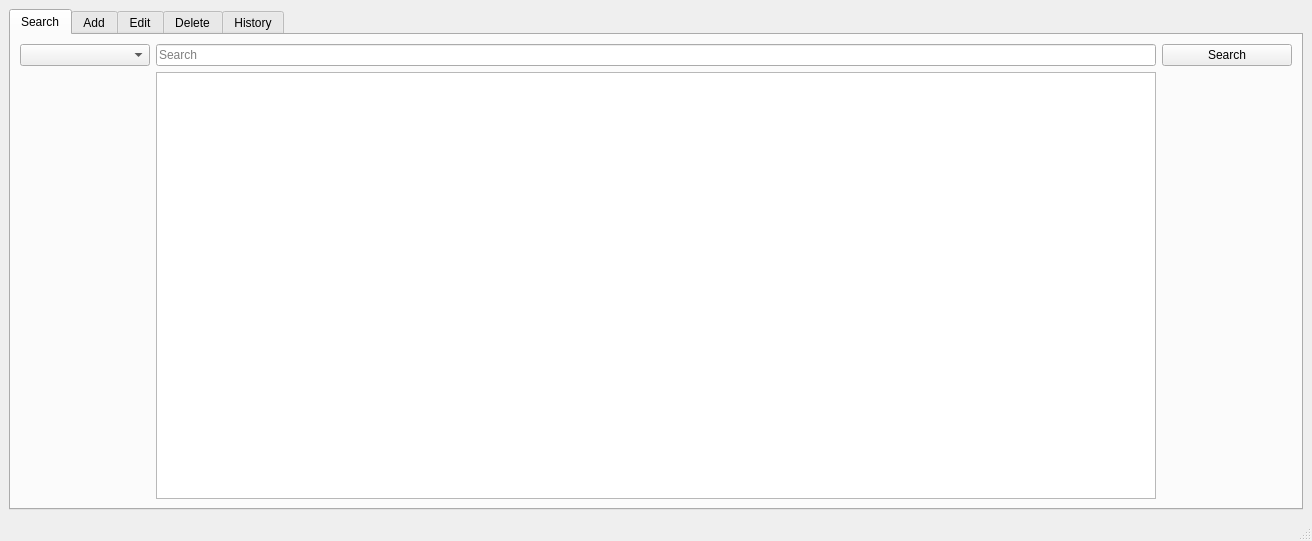
<?xml version="1.0" encoding="UTF-8"?>
<ui version="4.0">
 <class>MainWindow</class>
 <widget class="QMainWindow" name="MainWindow">
  <property name="geometry">
   <rect>
    <x>0</x>
    <y>0</y>
    <width>1312</width>
    <height>541</height>
   </rect>
  </property>
  <property name="windowTitle">
   <string>Inventory Management</string>
  </property>
  <property name="styleSheet">
   <string notr="true"/>
  </property>
  <widget class="QWidget" name="centralwidget">
   <layout class="QGridLayout" name="gridLayout_2">
    <item row="0" column="0">
     <widget class="QTabWidget" name="tabWidget">
      <property name="autoFillBackground">
       <bool>false</bool>
      </property>
      <property name="styleSheet">
       <string notr="true"/>
      </property>
      <property name="currentIndex">
       <number>0</number>
      </property>
      <widget class="QWidget" name="search_tab">
       <attribute name="title">
        <string>Search</string>
       </attribute>
       <layout class="QGridLayout" name="gridLayout">
        <item row="0" column="1">
         <widget class="QLineEdit" name="search_box">
          <property name="minimumSize">
           <size>
            <width>800</width>
            <height>0</height>
           </size>
          </property>
          <property name="maximumSize">
           <size>
            <width>16777215</width>
            <height>16777215</height>
           </size>
          </property>
          <property name="autoFillBackground">
           <bool>false</bool>
          </property>
          <property name="inputMask">
           <string/>
          </property>
          <property name="text">
           <string/>
          </property>
          <property name="placeholderText">
           <string>Search</string>
          </property>
         </widget>
        </item>
        <item row="0" column="0">
         <widget class="QComboBox" name="search_type">
          <property name="minimumSize">
           <size>
            <width>130</width>
            <height>0</height>
           </size>
          </property>
         </widget>
        </item>
        <item row="0" column="2">
         <widget class="QPushButton" name="search_button">
          <property name="minimumSize">
           <size>
            <width>130</width>
            <height>0</height>
           </size>
          </property>
          <property name="text">
           <string>Search</string>
          </property>
         </widget>
        </item>
        <item row="2" column="1">
         <widget class="QTableView" name="search_table">
          <property name="frameShape">
           <enum>QFrame::StyledPanel</enum>
          </property>
          <property name="frameShadow">
           <enum>QFrame::Sunken</enum>
          </property>
          <property name="sortingEnabled">
           <bool>false</bool>
          </property>
          <attribute name="horizontalHeaderCascadingSectionResizes">
           <bool>true</bool>
          </attribute>
          <attribute name="horizontalHeaderMinimumSectionSize">
           <number>150</number>
          </attribute>
          <attribute name="horizontalHeaderDefaultSectionSize">
           <number>150</number>
          </attribute>
          <attribute name="horizontalHeaderStretchLastSection">
           <bool>true</bool>
          </attribute>
         </widget>
        </item>
       </layout>
      </widget>
      <widget class="QWidget" name="add_tab">
       <attribute name="title">
        <string>Add</string>
       </attribute>
       <layout class="QGridLayout" name="gridLayout_3">
        <item row="1" column="2">
         <spacer name="horizontalSpacer_2">
          <property name="orientation">
           <enum>Qt::Horizontal</enum>
          </property>
          <property name="sizeType">
           <enum>QSizePolicy::Expanding</enum>
          </property>
          <property name="sizeHint" stdset="0">
           <size>
            <width>200</width>
            <height>20</height>
           </size>
          </property>
         </spacer>
        </item>
        <item row="1" column="1">
         <layout class="QFormLayout" name="formLayout">
          <item row="0" column="0">
           <widget class="QLabel" name="label_2">
            <property name="text">
             <string>Title:</string>
            </property>
           </widget>
          </item>
          <item row="0" column="1">
           <widget class="QLineEdit" name="title_box">
            <property name="minimumSize">
             <size>
              <width>600</width>
              <height>0</height>
             </size>
            </property>
           </widget>
          </item>
          <item row="1" column="0">
           <widget class="QLabel" name="label_3">
            <property name="text">
             <string>Author's First Name: </string>
            </property>
           </widget>
          </item>
          <item row="1" column="1">
           <widget class="QLineEdit" name="firstName_box"/>
          </item>
          <item row="2" column="0">
           <widget class="QLabel" name="label_4">
            <property name="text">
             <string>Author's Last Name:</string>
            </property>
           </widget>
          </item>
          <item row="2" column="1">
           <widget class="QLineEdit" name="lastName_box"/>
          </item>
          <item row="3" column="0">
           <widget class="QLabel" name="label">
            <property name="text">
             <string>ISBN:</string>
            </property>
           </widget>
          </item>
          <item row="3" column="1">
           <widget class="QLineEdit" name="isbn_box"/>
          </item>
          <item row="4" column="0">
           <widget class="QLabel" name="label_5">
            <property name="text">
             <string>Number of Copies:</string>
            </property>
           </widget>
          </item>
          <item row="4" column="1">
           <widget class="QLineEdit" name="numCopies_box">
            <property name="frame">
             <bool>true</bool>
            </property>
            <property name="dragEnabled">
             <bool>false</bool>
            </property>
           </widget>
          </item>
          <item row="5" column="1">
           <widget class="QPushButton" name="add_save">
            <property name="maximumSize">
             <size>
              <width>16777215</width>
              <height>16777215</height>
             </size>
            </property>
            <property name="text">
             <string>Save</string>
            </property>
           </widget>
          </item>
          <item row="6" column="1">
           <widget class="QLabel" name="valid_label">
            <property name="text">
             <string/>
            </property>
           </widget>
          </item>
         </layout>
        </item>
        <item row="1" column="0">
         <spacer name="horizontalSpacer">
          <property name="orientation">
           <enum>Qt::Horizontal</enum>
          </property>
          <property name="sizeType">
           <enum>QSizePolicy::Expanding</enum>
          </property>
          <property name="sizeHint" stdset="0">
           <size>
            <width>200</width>
            <height>20</height>
           </size>
          </property>
         </spacer>
        </item>
        <item row="0" column="1">
         <spacer name="verticalSpacer_3">
          <property name="orientation">
           <enum>Qt::Vertical</enum>
          </property>
          <property name="sizeType">
           <enum>QSizePolicy::Maximum</enum>
          </property>
          <property name="sizeHint" stdset="0">
           <size>
            <width>20</width>
            <height>40</height>
           </size>
          </property>
         </spacer>
        </item>
       </layout>
      </widget>
      <widget class="QWidget" name="edit_tab">
       <attribute name="title">
        <string>Edit</string>
       </attribute>
       <layout class="QGridLayout" name="gridLayout_5">
        <item row="0" column="2">
         <widget class="QLineEdit" name="edit_search">
          <property name="minimumSize">
           <size>
            <width>550</width>
            <height>0</height>
           </size>
          </property>
          <property name="placeholderText">
           <string>Search</string>
          </property>
         </widget>
        </item>
        <item row="0" column="3">
         <widget class="QPushButton" name="edit_search_button">
          <property name="minimumSize">
           <size>
            <width>130</width>
            <height>0</height>
           </size>
          </property>
          <property name="text">
           <string>Search</string>
          </property>
         </widget>
        </item>
        <item row="0" column="1">
         <widget class="QLabel" name="label_7">
          <property name="text">
           <string>ISBN:</string>
          </property>
         </widget>
        </item>
        <item row="0" column="0">
         <spacer name="horizontalSpacer_7">
          <property name="orientation">
           <enum>Qt::Horizontal</enum>
          </property>
          <property name="sizeHint" stdset="0">
           <size>
            <width>40</width>
            <height>20</height>
           </size>
          </property>
         </spacer>
        </item>
        <item row="0" column="4">
         <spacer name="horizontalSpacer_10">
          <property name="orientation">
           <enum>Qt::Horizontal</enum>
          </property>
          <property name="sizeHint" stdset="0">
           <size>
            <width>40</width>
            <height>20</height>
           </size>
          </property>
         </spacer>
        </item>
        <item row="2" column="2">
         <layout class="QGridLayout" name="gridLayout_8">
          <item row="2" column="1">
           <widget class="QLineEdit" name="edit_lastName">
            <property name="enabled">
             <bool>true</bool>
            </property>
           </widget>
          </item>
          <item row="4" column="1">
           <widget class="QPushButton" name="edit_save_button">
            <property name="text">
             <string>Save</string>
            </property>
           </widget>
          </item>
          <item row="1" column="1">
           <widget class="QLineEdit" name="edit_firstName">
            <property name="enabled">
             <bool>true</bool>
            </property>
           </widget>
          </item>
          <item row="3" column="1">
           <widget class="QLineEdit" name="edit_copies">
            <property name="enabled">
             <bool>true</bool>
            </property>
           </widget>
          </item>
          <item row="0" column="0">
           <widget class="QLabel" name="label_9">
            <property name="minimumSize">
             <size>
              <width>0</width>
              <height>0</height>
             </size>
            </property>
            <property name="text">
             <string>Title:</string>
            </property>
           </widget>
          </item>
          <item row="5" column="1">
           <widget class="QLabel" name="edit_changes_saved">
            <property name="text">
             <string/>
            </property>
           </widget>
          </item>
          <item row="1" column="0">
           <widget class="QLabel" name="label_11">
            <property name="text">
             <string>First Name:</string>
            </property>
           </widget>
          </item>
          <item row="3" column="0">
           <widget class="QLabel" name="label_13">
            <property name="text">
             <string>Copies:</string>
            </property>
           </widget>
          </item>
          <item row="2" column="0">
           <widget class="QLabel" name="label_12">
            <property name="text">
             <string>Last Name:</string>
            </property>
           </widget>
          </item>
          <item row="0" column="1">
           <widget class="QLineEdit" name="edit_title">
            <property name="enabled">
             <bool>true</bool>
            </property>
            <property name="minimumSize">
             <size>
              <width>200</width>
              <height>0</height>
             </size>
            </property>
           </widget>
          </item>
          <item row="0" column="2">
           <widget class="QCheckBox" name="edit_check_title">
            <property name="text">
             <string/>
            </property>
           </widget>
          </item>
          <item row="1" column="2">
           <widget class="QCheckBox" name="edit_check_firstName">
            <property name="text">
             <string/>
            </property>
           </widget>
          </item>
          <item row="2" column="2">
           <widget class="QCheckBox" name="edit_check_lastName">
            <property name="text">
             <string/>
            </property>
           </widget>
          </item>
          <item row="3" column="2">
           <widget class="QCheckBox" name="edit_check_copies">
            <property name="text">
             <string/>
            </property>
           </widget>
          </item>
         </layout>
        </item>
        <item row="1" column="2">
         <spacer name="verticalSpacer_4">
          <property name="orientation">
           <enum>Qt::Vertical</enum>
          </property>
          <property name="sizeType">
           <enum>QSizePolicy::Maximum</enum>
          </property>
          <property name="sizeHint" stdset="0">
           <size>
            <width>20</width>
            <height>40</height>
           </size>
          </property>
         </spacer>
        </item>
        <item row="3" column="2">
         <spacer name="verticalSpacer_5">
          <property name="orientation">
           <enum>Qt::Vertical</enum>
          </property>
          <property name="sizeHint" stdset="0">
           <size>
            <width>20</width>
            <height>40</height>
           </size>
          </property>
         </spacer>
        </item>
       </layout>
      </widget>
      <widget class="QWidget" name="delete_tab">
       <attribute name="title">
        <string>Delete</string>
       </attribute>
       <layout class="QGridLayout" name="gridLayout_7">
        <item row="0" column="1">
         <widget class="QLabel" name="label_isbn">
          <property name="minimumSize">
           <size>
            <width>0</width>
            <height>0</height>
           </size>
          </property>
          <property name="text">
           <string>ISBN:</string>
          </property>
          <property name="alignment">
           <set>Qt::AlignLeading|Qt::AlignLeft|Qt::AlignVCenter</set>
          </property>
         </widget>
        </item>
        <item row="0" column="4">
         <widget class="QPushButton" name="delete_search_button">
          <property name="minimumSize">
           <size>
            <width>130</width>
            <height>0</height>
           </size>
          </property>
          <property name="text">
           <string>Search</string>
          </property>
         </widget>
        </item>
        <item row="0" column="0">
         <spacer name="horizontalSpacer_8">
          <property name="orientation">
           <enum>Qt::Horizontal</enum>
          </property>
          <property name="sizeHint" stdset="0">
           <size>
            <width>40</width>
            <height>20</height>
           </size>
          </property>
         </spacer>
        </item>
        <item row="1" column="2">
         <spacer name="verticalSpacer_2">
          <property name="orientation">
           <enum>Qt::Vertical</enum>
          </property>
          <property name="sizeType">
           <enum>QSizePolicy::Maximum</enum>
          </property>
          <property name="sizeHint" stdset="0">
           <size>
            <width>20</width>
            <height>40</height>
           </size>
          </property>
         </spacer>
        </item>
        <item row="2" column="2">
         <layout class="QGridLayout" name="gridLayout_6">
          <item row="3" column="1">
           <widget class="Line" name="line_13">
            <property name="orientation">
             <enum>Qt::Vertical</enum>
            </property>
           </widget>
          </item>
          <item row="5" column="2">
           <widget class="QLabel" name="label_10">
            <property name="minimumSize">
             <size>
              <width>200</width>
              <height>25</height>
             </size>
            </property>
            <property name="text">
             <string>Copies</string>
            </property>
            <property name="alignment">
             <set>Qt::AlignCenter</set>
            </property>
           </widget>
          </item>
          <item row="1" column="4">
           <widget class="QLabel" name="delete_title_label">
            <property name="minimumSize">
             <size>
              <width>200</width>
              <height>0</height>
             </size>
            </property>
            <property name="text">
             <string/>
            </property>
            <property name="alignment">
             <set>Qt::AlignCenter</set>
            </property>
           </widget>
          </item>
          <item row="5" column="3">
           <widget class="Line" name="line_12">
            <property name="orientation">
             <enum>Qt::Vertical</enum>
            </property>
           </widget>
          </item>
          <item row="2" column="4">
           <widget class="Line" name="line_3">
            <property name="orientation">
             <enum>Qt::Horizontal</enum>
            </property>
           </widget>
          </item>
          <item row="4" column="4">
           <widget class="Line" name="line_4">
            <property name="orientation">
             <enum>Qt::Horizontal</enum>
            </property>
           </widget>
          </item>
          <item row="3" column="3">
           <widget class="Line" name="line_10">
            <property name="orientation">
             <enum>Qt::Vertical</enum>
            </property>
           </widget>
          </item>
          <item row="5" column="5">
           <widget class="Line" name="line_17">
            <property name="orientation">
             <enum>Qt::Vertical</enum>
            </property>
           </widget>
          </item>
          <item row="0" column="4">
           <widget class="Line" name="line_8">
            <property name="orientation">
             <enum>Qt::Horizontal</enum>
            </property>
           </widget>
          </item>
          <item row="4" column="2">
           <widget class="Line" name="line_2">
            <property name="orientation">
             <enum>Qt::Horizontal</enum>
            </property>
           </widget>
          </item>
          <item row="7" column="4">
           <widget class="QPushButton" name="delete_button">
            <property name="text">
             <string>Delete</string>
            </property>
           </widget>
          </item>
          <item row="1" column="2">
           <widget class="QLabel" name="label_6">
            <property name="minimumSize">
             <size>
              <width>200</width>
              <height>25</height>
             </size>
            </property>
            <property name="text">
             <string>Title</string>
            </property>
            <property name="alignment">
             <set>Qt::AlignCenter</set>
            </property>
           </widget>
          </item>
          <item row="1" column="1">
           <widget class="Line" name="line_11">
            <property name="orientation">
             <enum>Qt::Vertical</enum>
            </property>
           </widget>
          </item>
          <item row="1" column="0">
           <spacer name="horizontalSpacer_6">
            <property name="orientation">
             <enum>Qt::Horizontal</enum>
            </property>
            <property name="sizeHint" stdset="0">
             <size>
              <width>40</width>
              <height>20</height>
             </size>
            </property>
           </spacer>
          </item>
          <item row="6" column="2">
           <widget class="Line" name="line_5">
            <property name="orientation">
             <enum>Qt::Horizontal</enum>
            </property>
           </widget>
          </item>
          <item row="3" column="4">
           <widget class="QLabel" name="delete_author_label">
            <property name="text">
             <string/>
            </property>
            <property name="alignment">
             <set>Qt::AlignCenter</set>
            </property>
           </widget>
          </item>
          <item row="5" column="4">
           <widget class="QLabel" name="delete_numCopies_label">
            <property name="text">
             <string/>
            </property>
            <property name="alignment">
             <set>Qt::AlignCenter</set>
            </property>
           </widget>
          </item>
          <item row="5" column="1">
           <widget class="Line" name="line_14">
            <property name="orientation">
             <enum>Qt::Vertical</enum>
            </property>
           </widget>
          </item>
          <item row="2" column="2">
           <widget class="Line" name="line">
            <property name="orientation">
             <enum>Qt::Horizontal</enum>
            </property>
           </widget>
          </item>
          <item row="3" column="2">
           <widget class="QLabel" name="label_8">
            <property name="minimumSize">
             <size>
              <width>200</width>
              <height>25</height>
             </size>
            </property>
            <property name="text">
             <string>Author</string>
            </property>
            <property name="alignment">
             <set>Qt::AlignCenter</set>
            </property>
           </widget>
          </item>
          <item row="8" column="2">
           <spacer name="verticalSpacer">
            <property name="orientation">
             <enum>Qt::Vertical</enum>
            </property>
            <property name="sizeHint" stdset="0">
             <size>
              <width>20</width>
              <height>40</height>
             </size>
            </property>
           </spacer>
          </item>
          <item row="0" column="2">
           <widget class="Line" name="line_7">
            <property name="orientation">
             <enum>Qt::Horizontal</enum>
            </property>
           </widget>
          </item>
          <item row="3" column="5">
           <widget class="Line" name="line_16">
            <property name="orientation">
             <enum>Qt::Vertical</enum>
            </property>
           </widget>
          </item>
          <item row="1" column="5">
           <widget class="Line" name="line_15">
            <property name="orientation">
             <enum>Qt::Vertical</enum>
            </property>
           </widget>
          </item>
          <item row="1" column="3">
           <widget class="Line" name="line_9">
            <property name="orientation">
             <enum>Qt::Vertical</enum>
            </property>
           </widget>
          </item>
          <item row="1" column="6">
           <spacer name="horizontalSpacer_5">
            <property name="orientation">
             <enum>Qt::Horizontal</enum>
            </property>
            <property name="sizeHint" stdset="0">
             <size>
              <width>40</width>
              <height>20</height>
             </size>
            </property>
           </spacer>
          </item>
          <item row="6" column="4">
           <widget class="Line" name="line_6">
            <property name="orientation">
             <enum>Qt::Horizontal</enum>
            </property>
           </widget>
          </item>
          <item row="8" column="4">
           <widget class="QLabel" name="delete_success">
            <property name="text">
             <string/>
            </property>
            <property name="alignment">
             <set>Qt::AlignHCenter|Qt::AlignTop</set>
            </property>
           </widget>
          </item>
         </layout>
        </item>
        <item row="0" column="2">
         <widget class="QLineEdit" name="delete_search_box">
          <property name="minimumSize">
           <size>
            <width>550</width>
            <height>0</height>
           </size>
          </property>
          <property name="placeholderText">
           <string>Search</string>
          </property>
         </widget>
        </item>
        <item row="0" column="5">
         <spacer name="horizontalSpacer_9">
          <property name="orientation">
           <enum>Qt::Horizontal</enum>
          </property>
          <property name="sizeHint" stdset="0">
           <size>
            <width>40</width>
            <height>20</height>
           </size>
          </property>
         </spacer>
        </item>
       </layout>
      </widget>
      <widget class="QWidget" name="history_tab">
       <attribute name="title">
        <string>History</string>
       </attribute>
       <layout class="QGridLayout" name="gridLayout_4">
        <item row="0" column="0">
         <spacer name="horizontalSpacer_3">
          <property name="orientation">
           <enum>Qt::Horizontal</enum>
          </property>
          <property name="sizeType">
           <enum>QSizePolicy::Minimum</enum>
          </property>
          <property name="sizeHint" stdset="0">
           <size>
            <width>130</width>
            <height>20</height>
           </size>
          </property>
         </spacer>
        </item>
        <item row="0" column="1">
         <widget class="QTableView" name="history_table">
          <property name="minimumSize">
           <size>
            <width>1000</width>
            <height>0</height>
           </size>
          </property>
          <attribute name="horizontalHeaderMinimumSectionSize">
           <number>150</number>
          </attribute>
          <attribute name="horizontalHeaderDefaultSectionSize">
           <number>150</number>
          </attribute>
          <attribute name="horizontalHeaderStretchLastSection">
           <bool>true</bool>
          </attribute>
         </widget>
        </item>
        <item row="0" column="2">
         <spacer name="horizontalSpacer_4">
          <property name="orientation">
           <enum>Qt::Horizontal</enum>
          </property>
          <property name="sizeType">
           <enum>QSizePolicy::Minimum</enum>
          </property>
          <property name="sizeHint" stdset="0">
           <size>
            <width>130</width>
            <height>20</height>
           </size>
          </property>
         </spacer>
        </item>
       </layout>
      </widget>
     </widget>
    </item>
   </layout>
  </widget>
  <widget class="QStatusBar" name="statusbar"/>
 </widget>
 <tabstops>
  <tabstop>title_box</tabstop>
  <tabstop>firstName_box</tabstop>
  <tabstop>lastName_box</tabstop>
  <tabstop>isbn_box</tabstop>
  <tabstop>numCopies_box</tabstop>
  <tabstop>add_save</tabstop>
 </tabstops>
 <resources/>
 <connections/>
</ui>
